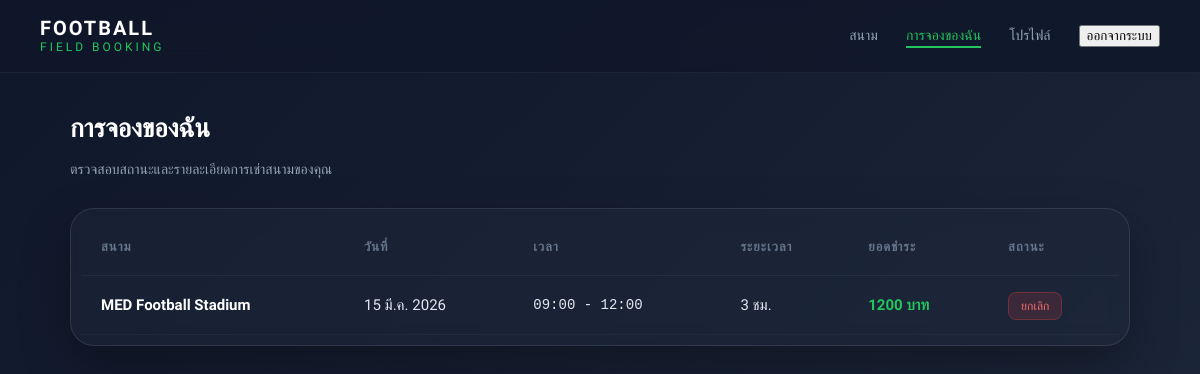
Before: /my-booking/ (signed in) with the older database file.
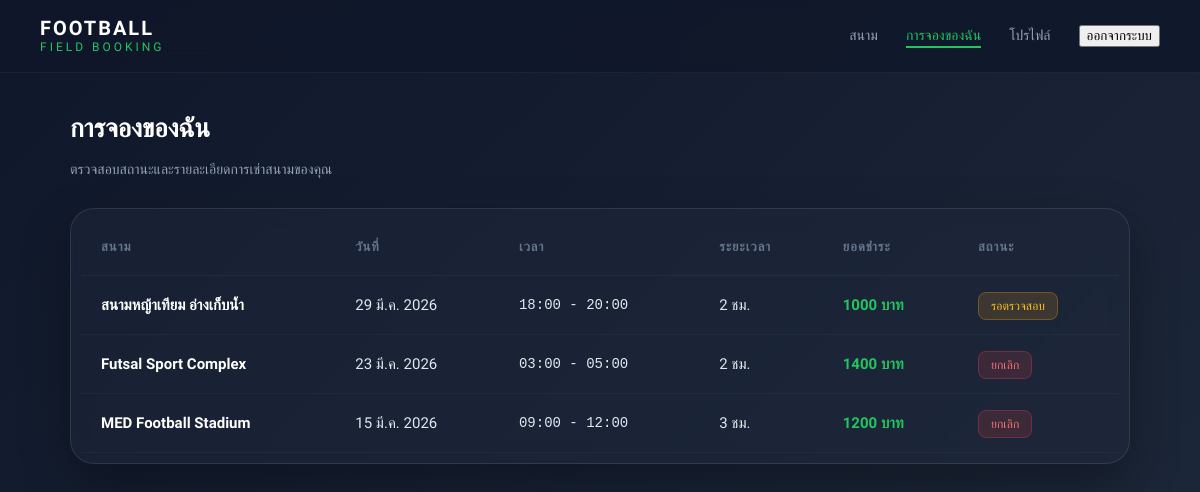
After: the same page with the newer database file.
### booking/models.py (models this page shows, shortened)
class Booking(models.Model):
    STATUS_CHOICES = (
        ('pending', 'Pending'),
        ('approved', 'Approved'),
        ('rejected', 'Rejected'),
        ('cancelled', 'Cancelled'),
    )
    user = models.ForeignKey(User, on_delete=models.SET_NULL, null=True, blank=True)
    field = models.ForeignKey(Field, on_delete=models.SET_NULL, null=True, blank=True)
    date = models.DateField()
    start_time = models.TimeField()
    end_time = models.TimeField()
    hours = models.IntegerField()
    total_price = models.IntegerField()
    status = models.CharField(max_length=10, choices=STATUS_CHOICES, default='pending')
    slip = models.ImageField(upload_to="slips/", null=True, blank=True)
    created_at = models.DateTimeField(auto_now_add=True)
    hours = models.IntegerField()
    water_packs = models.IntegerField(default=0)
    balls = models.IntegerField(default=0)
    class Meta:
        ordering = ['-created_at']

class Field(models.Model):
    name = models.CharField(max_length=100)
    field_type = models.CharField(max_length=20, choices=FIELD_TYPE)
    price = models.IntegerField()
    image = models.ImageField(upload_to='fields/', null=True, blank=True)
    open_time = models.TimeField()
    close_time = models.TimeField()
    is_active = models.BooleanField(default=True)

### booking/views.py (the view)
# urls.py: path('my-booking/', views.my_booking, name='my_booking'),
def my_booking(request):
    bookings = Booking.objects.filter(user=request.user).order_by('-id')
    return render(request, 'booking/my-booking.html', {
        'bookings': bookings
    })

### booking/templates/booking/my-booking.html (shortened to what this page needs)
{% load static %}
<!DOCTYPE html>
<html lang="th">
<head>
    <link rel="stylesheet" href="{% static 'booking/css/my-booking.css' %}">
</head>
<body>
    <nav class="navbar">
        <div class="logo">
            <span class="logo-main">FOOTBALL</span>
            <span class="logo-sub">FIELD BOOKING</span>
        </div>
        <ul class="nav-menu">
            <li><a href="{% url 'home' %}">สนาม</a></li>
            <li><a href="{% url 'my_booking' %}" class="active">การจองของฉัน</a></li>
            <li><a href="{% url 'profile' %}">โปรไฟล์</a></li>
            <li>
                <form action="{% url 'logout' %}" method="post" style="display:inline;">
                    <button type="submit" class="logout-btn">ออกจากระบบ</button>
                </form>
            </li>
        </ul>
    </nav>
    <div class="container">
        <header class="page-header">
            <h1>การจองของฉัน</h1>
            <p class="subtitle">ตรวจสอบสถานะและรายละเอียดการเช่าสนามของคุณ</p>
        </header>
        <div class="table-card">
            <div class="table-wrapper">
                <table>
                    <thead>
                        <tr>
                            <th>สนาม</th>
                            <th>วันที่</th>
                            <th>เวลา</th>
                            <th>ระยะเวลา</th>
                            <th>ยอดชำระ</th>
                            <th>สถานะ</th>
                        </tr>
                    </thead>
                    <tbody>
                        {% if bookings %}
                        {% for booking in bookings %}
                        <tr>
                            <td class="field-info">
                                {% if booking.field %}
                                <span class="name">{{ booking.field.name }}</span>
                                {% else %}
                                <span class="name" style="color: red;">สนามถูกลบออกจากระบบ</span>
                                {% endif %}
                            </td>
                            <td>{{ booking.date|date:"d M Y" }}</td>
                            <td class="time-slot">{{ booking.start_time|time:"H:i" }} - {{ booking.end_time|time:"H:i" }}</td>
                            <td>{{ booking.hours }} ชม.</td>
                            <td class="total-price">{{ booking.total_price }} บาท</td>
                            <td>
                                {% if booking.status == "pending" %}
                                <span class="status-badge pending">รอตรวจสอบ</span>
                                {% elif booking.status == "approved" %}
                                <span class="status-badge approved">อนุมัติแล้ว</span>
                                {% else %}
                                <span class="status-badge rejected">ยกเลิก</span>
                                {% endif %}
                            </td>
                        </tr>
                        {% endfor %}
                        {% endif %}
                    </tbody>
                </table>
            </div>
        </div>
    </div>
</body>
</html>

Changed rows visible on the page:
added Booking: field.name "สนามหญ้าเทียม อ่างเก็บน้ำ", date "29 มี.ค. 2026", start_time "18:00", end_time "20:00", hours "2", total_price "1000", status "รอตรวจสอบ"
added Booking: field.name "Futsal Sport Complex", date "23 มี.ค. 2026", start_time "03:00", end_time "05:00", hours "2", total_price "1400", status "ยกเลิก"
